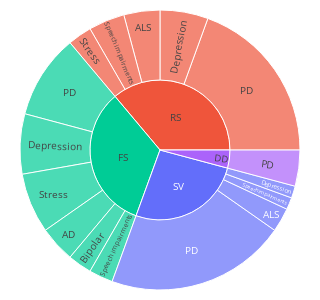

Notebook source saved alongside this figure:
### Code cell
# Sunburst plot with speech tasks inside and disorder outside

two_level_sunburst(all_df, 'Tasks', subplots=False, swap_levels=True)
# Rename output figure, since need 1 version with normal and 1 with swapped levels
old_file_png = os.path.join('figures', 'sunburst_Tasks.png')
new_file_png = os.path.join('figures', 'sunburst_Tasks-Disorder_out.png')
old_file_pdf = os.path.join('figures', 'sunburst_Tasks.pdf')
new_file_pdf = os.path.join('figures', 'sunburst_Tasks-Disorder_out.pdf')
os.rename(old_file_png, new_file_png)
os.rename(old_file_pdf, new_file_pdf)

### Figure 1 — Plotly figure (JSON) as saved in the notebook; plotly's stock layout.template omitted (floating-point values rounded to 4 significant figures)
{"data": [{"branchvalues": "total", "customdata": [["SV"], ["RS"], ["FS"], ["FS"], ["RS"], ["SV"], ["RS"], ["FS"], ["RS"], ["FS"], ["SV"], ["RS"], ["DD"], ["SV"], ["FS"], ["FS"], ["DD"], ["FS"], ["RS"], ["SV"]], "domain": {"x": [0, 1], "y": [0, 1]}, "hovertemplate": "labels=%{label}<br>count=%{value}<br>parent=%{parent}<br>id=%{id}<br>Tasks=%{customdata[0]}<extra></extra>", "ids": ["SV/     PD     ", "RS/     PD     ", "FS/AD", "FS/Bipolar", "RS/Depression", "SV/Speech impairments", "RS/Stress", "FS/     PD     ", "RS/ALS", "FS/Depression", "SV/Depression", "RS/Speech impairments", "DD/     PD     ", "SV/ALS", "FS/Speech impairments", "FS/Stress", "DD", "FS", "RS", "SV"], "labels": ["     PD     ", "     PD     ", "AD", "Bipolar", "Depression", "Speech impairments", "Stress", "     PD     ", "ALS", "Depression", "Depression", "Speech impairments", "     PD     ", "ALS", "Speech impairments", "Stress", "DD", "FS", "RS", "SV"], "marker": {"colors": ["#636efa", "#EF553B", "#00cc96", "#00cc96", "#EF553B", "#636efa", "#EF553B", "#00cc96", "#EF553B", "#00cc96", "#636efa", "#EF553B", "#ab63fa", "#636efa", "#00cc96", "#00cc96", "#ab63fa", "#00cc96", "#EF553B", "#636efa"]}, "name": "", "parents": ["SV", "RS", "FS", "FS", "RS", "SV", "RS", "FS", "RS", "FS", "SV", "RS", "DD", "SV", "FS", "FS", "", "", "", ""], "type": "sunburst", "values": [15, 14, 3, 2, 4, 1, 2, 7, 3, 5, 1, 3, 3, 2, 2, 5, 3, 24, 26, 19]}], "layout": {"font": {"size": 10}, "height": 300, "legend": {"tracegroupgap": 0}, "margin": {"b": 10, "l": 5, "r": 5, "t": 10}, "width": 300}}
